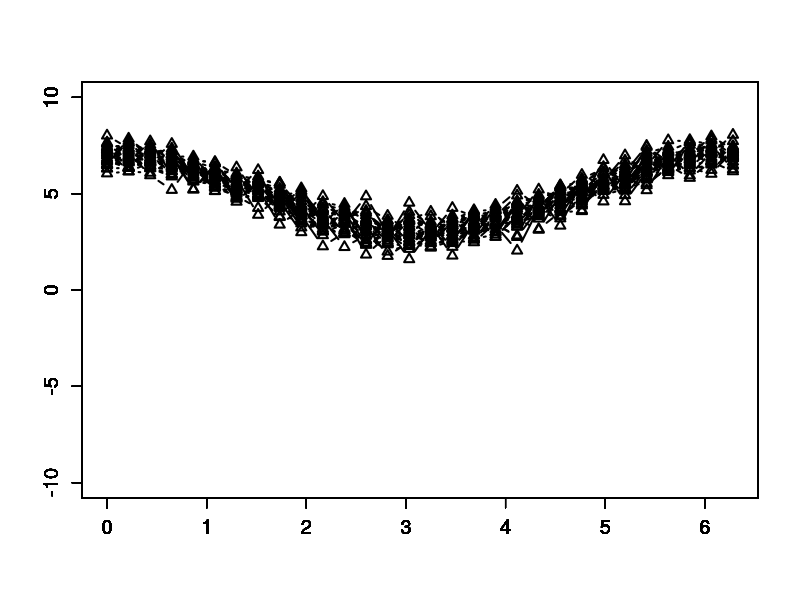
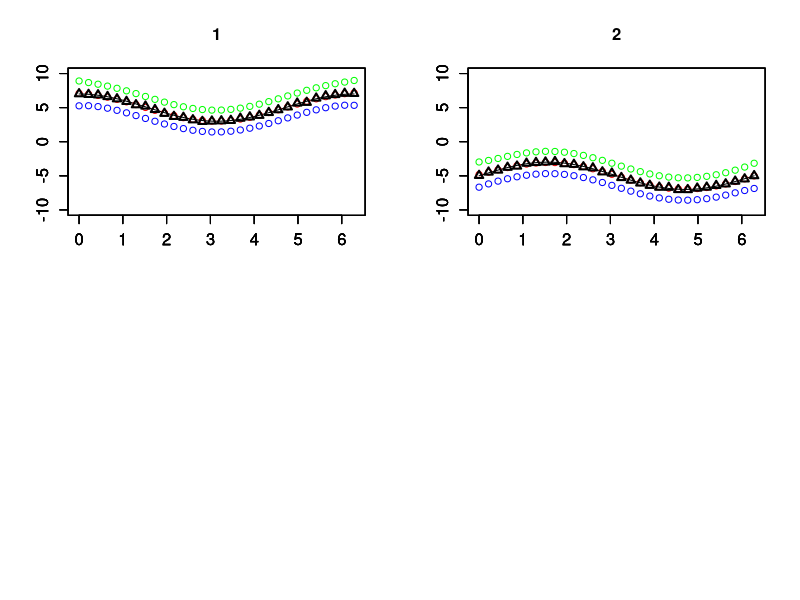

Reproduce these figures in R, in order. (Note: this script raises an error after producing the figures.)
#' Profile Monitoring With MGP
#' Simulation
list.of.packages <- c("Matrix", "nloptr","microbenchmark")
new.packages <- list.of.packages[!(list.of.packages %in% installed.packages()[,"Package"])]
if(length(new.packages)) install.packages(new.packages)
library(Matrix)
library(microbenchmark)
library(nloptr)

rm(list=ls())
########################################### Specify Input #################################################
n=2 #Number of outputs (measurement)
dp=30 #Number of Design Points -(1+x+x^2)
nsd=0.5 #Measurement Noise
fun=function(x,i) {
  if     (i==1){5+2*cos(x)}
  else if(i==2){-5+2*sin(1*x)}
  # else if(i==3){-10+exp((x%%2))*cos(2*x)}
  # else if(i==4){1+1*x^3}
}
########################################### Generate Data #################################################
trains=seq(0,2*pi,length.out=dp)
num=31
trainy1=lapply(1:n, function(i){lapply(1:num,function(j){fun(trains,i)+rnorm(dp,0,nsd)})}) #Initial Profiles
trainy2=matrix(, nrow=n,ncol=dp) #Mean matrix
for(i in 1:n){
  trainy2[i,]=apply(do.call("rbind",trainy1[[i]]),2,mean)
}
trainy=split(trainy2, row(trainy2)) #MGP Input#Staking the means# turn into a list
trainyn1=cbind(do.call('rbind',trainy1[[1]]),do.call('rbind',trainy1[[2]]))
trainyn=split(trainyn1, row(trainyn1))
y=unlist(trainy) #apply(trainyn1,2,mean)
leny=length(y)
######################################### Plot ###########################################
dev.off()
for(i in 1:num){
  plot(trains,trainy1[[1]][[i]],ylim=c(-10,10),xlim=c(0,2*pi),type="b",pch=2,lwd=2,xlab=NA,ylab=NA,cex.axis=1.2)
  par(new=T)
  }

##########################################################################################
################################## Kriging ###############################################
##########################################################################################
x=trains
num=31
##########################################  Covariance Quantitative ########################################
cyii=function(a,b,L)
{
  d=outer(a,b,`-`);I=outer(a,b,`==`)
  L[1]^2*exp(-0.5*d^2/L[2]^2)+ I*L[3]^2
}
##########################################  Full Covariance #################################################
C=function(x,H)
{
  cyii(x,x,H[c(1:3)])
}
##########################################  Mean Function ##################################################
mf=Vectorize(function(x) {0})
mu=mf(x)
######################################### Log Likelihood ####################################################
ypredk=list()
yvark=list()
######################################### Separate Kriging ##################################################
for(j in 1:n){
  ypredkin=list()
  yvarkin=list()
  for(i in 1:num){
    nn=length(trainy1[[j]][[i]])
    logL=function(H,fn)
    {
      B=C(x,H)
      deter=det(B)
      if(deter!=0) {a=0.5*(log(deter)+t(trainy1[[j]][[i]]-mu)%*%solve(B,trainy1[[j]][[i]]-mu)+log(2*pi)*nn)
      } else {
        ch=chol(B)
        logdeter=2*(sum(log(diag(ch))))
        a=0.5*(logdeter+t(trainy1[[j]][[i]]-mu)%*%solve(B,trainy1[[j]][[i]]-mu)+log(2*pi)*nn)
      }
      return(as.numeric(a))
    }
    logL_grad=function(H,fn)
    {
      return(nl.grad(H,fn))
    }
    ########################################### Optimize ########################################################
    x0=c(1,1,0.5)
    library(nloptr)
    opts <- list( "algorithm" = "NLOPT_LD_MMA","maxeval" = 2000,print_level=3)
    t=proc.time()
    one=nloptr(x0=x0,eval_f=logL, eval_grad_f=logL_grad, opts= opts, fn=logL)
    proc.time()-t
    H0=one$solution
    
    ########################################## Prediction ######################################################
    xstar=x
    cyiiN=function(a,b,L)
    {
      d=outer(a,b,`-`);I=outer(a,b,`==`)
      L[1]^2*exp(-0.5*d^2/L[2]^2)
    }
    
    ## Prediction Mean
    Pk=cyiiN(xstar,x,H0[c(1:2)]) ## Close to C(xstar,x,H0)
    ypredkin[[i]]=mf(xstar)+Pk%*%solve(C(x,H0),trainy1[[j]][[i]]-mu)
    
    ## Prediction Variance
    Sk=cyii(xstar,xstar,H0[c(1:3)])
    
    yvarkin[[i]]=Sk  -  Pk%*%solve(C(x,H0),t(Pk))
  }
  ypredk[[j]]=apply(simplify2array(ypredkin), 1:2, mean)
  yvark[[j]]=apply(simplify2array(yvarkin), 1:2, mean)
}

########################################### Drawings ######################################################
dev.off()
par(mfrow=c(2,2))
for(i in 1:n){
  aa=seq(0,2*pi,length.out=50)
  plot(aa,fun(aa,i),xlim=c(0,2*pi),ylim=c(-10,10),type="l",pch=16,lwd=1,xlab=NA,ylab=NA,cex.axis=1.2,main=i)
  par(new=T)
  plot(xstar,ypredk[[i]],xlim=c(0,2*pi),ylim=c(-10,10),type="b",xlab=NA,ylab=NA,cex.axis=1.2,col='red')
  par(new=T)
  plot(xstar,ypredk[[i]]+3*sqrt(diag(yvark[[i]])),xlim=c(0,2*pi),ylim=c(-10,10),type="b",xlab=NA,ylab=NA,cex.axis=1.2,col='green')
  par(new=T)
  plot(xstar,ypredk[[i]]-3*sqrt(diag(yvark[[i]])),xlim=c(0,2*pi),ylim=c(-10,10),type="b",xlab=NA,ylab=NA,cex.axis=1.2,col='blue')
  points(trains,trainy[[i]],xlim=c(0,2*pi),ylim=c(-10,10),pch=2,lwd=2,xlab=NA,ylab=NA,cex.axis=1.2)
}
###########End of drawing #############

#Imporatnt Stuff: ypredk, yvark # which now are two lists containing different outputs
rm(H0,mu,nn,one,opts,x0,xstar,C,cyii,cyiiN,logL,logL_grad,mf,Pk,Sk,x,H00,H01)
###############################################################################################################
########################################### Multivaraite Gaussian Process #####################################
###############################################################################################################

##########################################Index Function##################################
index=function(n,m)
{
  p1=c() #row
  p2=c() #col
  for(i in 1:n){
    for(j in 1:m){
      p1=c(p1,(i-1)*m+seq(1:j))
      p2=c(p2,rep(j+(i-1)*m,j))
    }
  }
  p3=c()#row
  for(k in 1:(n-1)){
    for(i in (k+1):n){
      for(j in 1:m){
        p3=c(p3,(k-1)*m+seq(1:m))
      }
    }
  }
  
  p4=c() #col
  for(k in 1:(n-1)){
    for(i in (k+1):n){
      for(j in 1:m){
        p4=c(p4,rep(j+(i-1)*m,m))
      }
    }
  }
  return(list(pfi=c(p1,p3),pfj=c(p2,p4)))
}

pf=index(n,dp)
pfi=pf$pfi;pfj=pf$pfj 
# sparseMatrix(i=pfi,j=pfj) 
####################################### Covaraince Function #############################
cyii=function(a,b,L)
{
  d=outer(a,b,`-`);I=outer(a,b,`==`)
  d=d[upper.tri(d,diag=T)];I=I[upper.tri(I,diag=T)]
  L[1]^2*exp(-0.25*d^2/L[2]^2) + L[3]^2*exp(-0.25*d^2/L[4]^2) + I*L[5]^2
}
cyij=function(a,b,L)
{
  d=outer(a,b,`-`)
  L[1]*L[3]*sqrt(2*abs(L[2]*L[4])/(L[2]^2+L[4]^2))*exp(-0.5*d^2/(L[2]^2+L[4]^2))
}
###################################### Covariance Matrix #################################
C=function(strain,H){
  zii=list();zij=list()
  zii=lapply(1:n, function(i){cyii(strain,strain,H[c(2*i-1,2*i,2*n+2*i-1,2*n+2*i,4*n+1)])})
  zij=lapply(1:(n-1),function(i){lapply((i+1):n,function(j){cyij(strain,strain,H[c(2*n+2*i-1,2*n+2*i,2*n+2*j-1,2*n+2*j)])})})
  b1=unlist(zii);b2=unlist(zij)
  return(sparseMatrix(i=pfi,j=pfj,x=c(b1,b2),symmetric=T))
}
##################################### likelihood ###################################################(prod(diag(B)))^2***B=chol(C(s1,s2,H))***

ypredin=list()
yvarin=list()
for(i in 1:num){
  logL=function(H,fn)
  {
    B=C(trains,H)
    deter=det(B)
    if(deter>0) {a=0.5*(log(deter)+t(trainyn[[i]])%*%solve(B,trainyn[[i]])+log(2*pi)*leny)
    } else {
      ch=chol(B)
      logdeter=2*(sum(log(diag(ch))))
      a=0.5*(logdeter+t(trainyn[[i]])%*%solve(B,trainyn[[i]])+log(2*pi)*leny)
    }
    return(as.numeric(a))
  }
  logL_grad=function(H,fn)
  {
    return(nl.grad(H,fn))
  }
  
  ################################## Optimize #############################################
  x0=c(rep(1,4*n),rep(0.5,1))
  opts <- list( "algorithm" = "NLOPT_LD_MMA","maxeval" = 2500,print_level=3) #print_level=3
  #t=proc.time()
  one=tryCatch(nloptr(x0=x0,eval_f= logL,eval_grad_f = logL_grad,opts= opts,fn= logL ), error = function(e) e)
  if(any(class(one) == "error")==T){cat("nloptr Problem")}
  H1=one$solution
  five2=tryCatch(uobyqa(H1,fn=logL,control=list(maxfun=50000)),error = function(e) e) #iprint=3 in control=list..
  if(any(class(five2) == "error")==T){cat("uobyqa Problem")}
  H0=five2$par
  # result1=c(result1,five2$fval)
  
  ##################################Result#################################################
  # H0=apply(do.call("rbind",H01),2,mean,na.rm=TRUE)
  xstar=trains
  
  cyy=function(i,j,a,b,L,m){
    if(i==j){
      d=outer(a,b,`-`);I=outer(a,b,`==`)
      L[2*i-1]^2*exp(-0.25*d^2/L[2*i]^2) + L[2*n+2*i-1]^2*exp(-0.25*d^2/L[2*n+2*i]^2) + I*L[4*n+1]^2
    }
    else{
      d=outer(a,b,`-`);
      L[2*n+2*i-1]*L[2*n+2*j-1]*sqrt(2*abs(L[2*n+2*i]*L[2*n+2*j])/(L[2*n+2*i]^2+L[2*n+2*j]^2))*exp(-0.5*d^2/(L[2*n+2*i]^2+L[2*n+2*j]^2))
    }
  }
  
  sigma<-function(x,y,L,measures){
    d1=length(x);d2=length(y)
    sigma=matrix(,nrow=(measures*d1),ncol=(measures*d2))
    for(i in 1:measures){
      for(j in 1:measures){
        sigma[(((i-1)*d1+1):(i*d1)),(((j-1)*d2+1):(j*d2))]=cyy(i,j,x,y,L,m=measures)
      }
    }
    return(sigma)
  }
  #####New Sets of function for variance####
  cyyn=function(i,j,a,b,L,m){
    d=outer(a,b,`-`)
    if(i==j){
      L[2*i-1]^2*exp(-0.25*d^2/L[2*i]^2) + L[2*n+2*i-1]^2*exp(-0.25*d^2/L[2*n+2*i]^2)
    }
    else{
      L[2*n+2*i-1]*L[2*n+2*j-1]*sqrt(2*abs(L[2*n+2*i]*L[2*n+2*j])/(L[2*n+2*i]^2+L[2*n+2*j]^2))*exp(-0.5*d^2/(L[2*n+2*i]^2+L[2*n+2*j]^2))
    }
  }
  
  sigman<-function(x,y,L,measures){
    d1=length(x);d2=length(y)
    sigma=matrix(,nrow=(measures*d1),ncol=(measures*d2))
    for(i in 1:measures){
      for(j in 1:measures){
        sigma[(((i-1)*d1+1):(i*d1)),(((j-1)*d2+1):(j*d2))]=cyyn(i,j,x,y,L,m=measures)
      }
    }
    return(sigma)
  }
  
  etan=function(xs,x,L,measures){
    t(sigman(xs,x,L,measures))
  }
  ###########################################Predicting Mean and Variance ##################
  covM=C(trains,H0)
  pk=etan(xs=xstar,x=trains,L=H0,measures=n)
  sk=sigma(xstar,xstar,L=H0,measures=n)
  ypredin[[i]]=as.matrix(t(pk)%*%solve(covM,trainyn[[i]]))
  yvarin[[i]]=as.matrix(sk-t(pk)%*%solve(covM,pk))
  
}

ypred=apply(simplify2array(ypredin), 1:2, mean)
yvar=apply(simplify2array(yvarin), 1:2, mean)

lens=length(xstar)
ylist=list()
for(i in 1:n){
  ylist[[i]]=ypred[((i-1)*lens+1):(i*lens)]
}
varlist=list()
for(i in 1:n){
  varlist[[i]]=yvar[(((i-1)*lens+1):(i*lens)),(((i-1)*lens+1):(i*lens))]
}

for(i in 1:n){
  plot(aa,fun(aa,i),xlim=c(0,2*pi),ylim=c(-10,10),type="l",pch=16,lwd=1,xlab=NA,ylab=NA,cex.axis=1.2,main=i)
  par(new=T)
  plot(xstar,ylist[[i]],xlim=c(0,2*pi),ylim=c(-10,10),type="b",xlab=NA,ylab=NA,cex.axis=1.2,col='red')
  par(new=T)
  plot(xstar,ylist[[i]]+3*sqrt(diag(varlist[[i]])),xlim=c(0,2*pi),ylim=c(-10,10),type="b",xlab=NA,ylab=NA,cex.axis=1.2,col='green')
  par(new=T)
  plot(xstar,ylist[[i]]-3*sqrt(diag(varlist[[i]])),xlim=c(0,2*pi),ylim=c(-10,10),type="b",xlab=NA,ylab=NA,cex.axis=1.2,col='blue')
  points(trains,trainy[[i]],xlim=c(0,2*pi),ylim=c(-10,10),pch=2,lwd=2,xlab=NA,ylab=NA,cex.axis=1.2)
}

rm(etan,sigman,cyyn,sigma,cyy,logL_grad,logL,C,cyij,cyii)


#############################
#####Normal T-Sq Charting####
#############################
x=list()
for(i in 1:n){
  x[[i]]=do.call("rbind",trainy1[[i]])
}

sy=list()
for(i in 1:n){
  sy[[i]]=cov(x[[i]],x[[i]])
}
############################################################################################
############################### Profile Monitoring Simulation ##############################
############################################################################################
################################################
### Estimating Control Limits in both Charts ###
################################################
simulation=100000
t1=list()
t2=list()
t3=list()
m=1
while(m<=simulation){
  ##Generating new in-control profile ##
  yn=lapply(1:n, function(i){fun(trains,i)+rnorm(dp,0,nsd)})
  ##Forming T^2 Statistic##  Kriging  ###
  t1[[m]]=unlist(lapply(1:n, function(i){mu1=0;mu1=yn[[i]]-ypredk[[i]];t(mu1)%*%solve(yvark[[i]],mu1)}))
  
  ##Forming T^2 Statistic## MGP ###
  mu2=unlist(yn)-ypred
  t2[m]=as.numeric(t(mu2)%*%solve(yvar,mu2))
  
  ##Forming T^2 Statistic##Typical T^2###
  t3[[m]]=unlist(lapply(1:n, function(i){mu3=0;mu3=yn[[i]]-trainy[[i]];t(mu3)%*%solve(sy[[i]],mu3)}))
  print(m)
  m=m+1
}

q1=apply(do.call("rbind",t1),2,quantile,0.9973^(1/n))
q2=quantile(unlist(t2),0.9973)
q3=apply(do.call("rbind",t3),2,quantile,0.9973^(1/n))

##################
###Out of Control ARL Simulation###
# ARL1 for Kriging, ARL2 for MGP, ARL3 for T^2
gpm=list()
mgpm=list()
tm=list()

for(h in 1:5){
  
  funoc=function(x,i) {
    if     (i==1){5+2*cos(x)}
    else if(i==2){-5+2*sin(1*x)}
    
  }
  
  rl1=c()
  rl2=c()
  rl3=c()
  simulation=5000
  for(i in 1:simulation){
    for(j in 1:5000){
      ##Generating new Out-of-control profile ##
      yn=lapply(1:n,  function(i){funoc(trains,i)+rnorm(dp,0,nsd+h/100)#+c(rep(0,10),rep(h/10,10),rep(0,10))
        
      })
      t1=c()
      ##Forming T^2 Statistic##  Kriging  ###
      t1=unlist(lapply(1:n, function(i){mu1=0;mu1=yn[[i]]-ypredk[[i]];t(mu1)%*%solve(yvark[[i]],mu1)}))
      if(any(t1>q1)) {rl1[i]=j;break}
    }
    print(i)
  }
  
  for(i in 1:simulation){
    for(j in 1:5000){
      ##Generating new Out-of-control profile ##
      yn=lapply(1:n,  function(i){funoc(trains,i)+rnorm(dp,0,nsd+h/100)#+c(rep(0,10),rep(h/10,10),rep(0,10))
        
      })
      ##Forming T^2 Statistic## MGP ###
      mu2=unlist(yn)-ypred
      t2=as.numeric(t(mu2)%*%solve(yvar,mu2))
      if(t2>q2) {rl2[i]=j;break}
    }
    print(i)
  }
  
  for(i in 1:simulation){
    for(j in 1:5000){
      ##Generating new Out-of-control profile ##
      yn=lapply(1:n,  function(i){funoc(trains,i)+rnorm(dp,0,nsd+h/100)
      })
      t3=c()
      ##Forming T^2 Statistic##Typical T^2###
      t3=unlist(lapply(1:n, function(i){mu3=0;mu3=yn[[i]]-trainy[[i]];t(mu3)%*%solve(sy[[i]],mu3)}))
      if(any(t3>q3)) {rl3[i]=j;break}
    }
    print(i)
  }
  arl1=mean(rl1,na.rm=TRUE)
  arl2=mean(rl2,na.rm=TRUE)
  arl3=mean(rl3,na.rm=TRUE)
  
  gpm[h]=arl1
  mgpm[h]=arl2
  tm[h]=arl3
}
cat("Average Run Length of Kriging:")
print(gpm)
cat("Average Run Length of MGP:")
print(mgpm)
cat("Average Run Length of T^2:")
print(tm)
